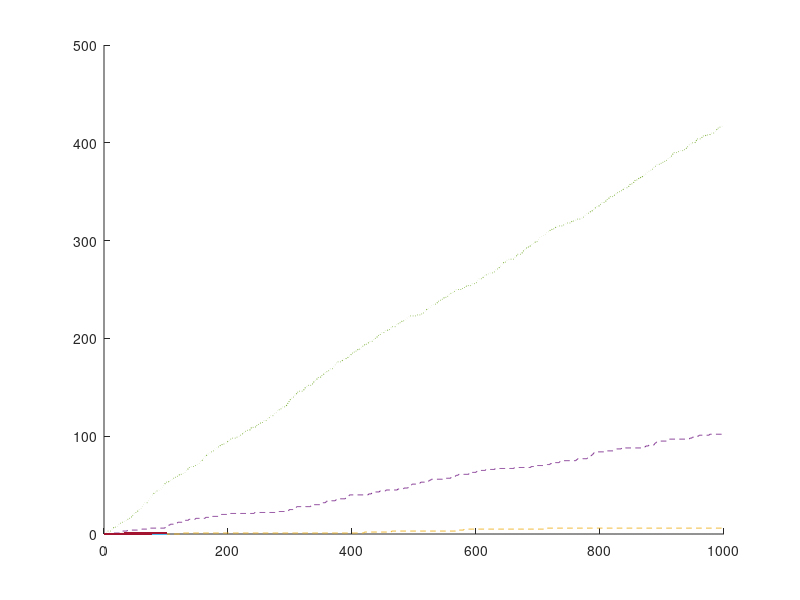

Reproduce this figure in MATLAB.
hold on; 

%a şıkkı
%PDF
x=(1:100);
y=(exp(-x/30))/30;
plot(x,y);
%CDF
y=1-exp(-x/30);
plot(x,y);


%b1 şıkkı
%15.05 te bitme olasılığı 
b1=1-exp(-35/30)-(1-exp(-34/30));
y=zeros(1,1000);
for v = 1.0:+1.0:1000.0
if v>1
r = rand;
if r<=b1
  y(1,v)=y(1,v-1)+1;
else
y(1,v)=y(1,v-1);
end
else
r = rand;
if r<=b1
  y(1,1)=1;
end
end
end
x=(1:1000);
plot (x,y,'--');


%b2 şıkkı
%15.00 ile 15.10 arası bitirme olasılığı
b2=1-exp(-40/30)-(1-exp(-30/30));
y=zeros(1,1000);
for v = 1.0:+1.0:1000.0
if v>1
r = rand;
if r<=b2
  y(1,v)=y(1,v-1)+1;
else
y(1,v)=y(1,v-1);
end
else
r = rand;
if r<=b2
  y(1,1)=1;
end
end
end
x=(1:1000);
plot (x,y,'--');

%c şıkkı
%dersin ikinci bölümünün 25 dakikadan uzun olma olasılığı 1-Fx(25)
c=1-(1-exp(-25/30));
y=zeros(1,1000);
for v = 1.0:+1.0:1000.0
if v>1
r = rand;
if r<=c
  y(1,v)=y(1,v-1)+1;
else
y(1,v)=y(1,v-1);
end
else
r = rand;
if r<=c
  y(1,1)=1;
end
end
end
x=(1:1000);
plot (x,y,':');

%e şıkkı
%İkinci dersin 15.05 ile 15.30 arası bitme olasılığı
e = (1-(exp(-55/30)+(55/30).*exp(-55/30)))- (1-(exp(-30/30)+(30/30).*exp(-30/30)));
%PDF
x=(1:100);
y=(1/30)*(1/30)*x.*exp(-x/30);
plot(x,y,'.');
%CDF (2 bölümden oluşan dersin toplam en fazla x dakika sürme olasılığı)
y=1-(exp(-x/30)+(x/30).*exp(-x/30));
plot(x,y,'.');

